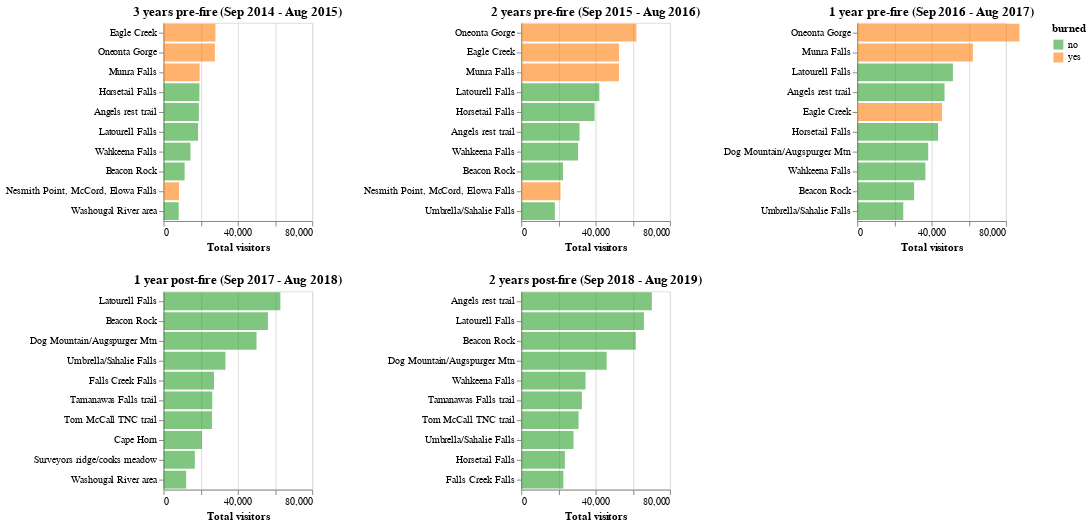

The code cell stored with this chart in its notebook:
### Markdown cell above
Static plot of trail popularity pre and post fire years

### Code cell
chart_n3 = alt.Chart(test_n3[0:10]).mark_bar(opacity=0.6).encode(
    y=alt.Y('Name:N', title = '', sort='-x'),
    x=alt.X('tot_vis:Q', title = 'Total visitors', scale=alt.Scale(domain=[0, 80000]) ),
    color = alt.Color('burned:N', scale=alt.Scale(range=colorCustom))
).properties(
    title='3 years pre-fire (Sep 2014 - Aug 2015)',
    width=150,
    height=200,
)

chart_n2 = alt.Chart(test_n2[0:10]).mark_bar(opacity=0.6).encode(
    y=alt.Y('Name:N', title = '', sort='-x'),
    x=alt.X('tot_vis:Q', title = 'Total visitors', scale=alt.Scale(domain=[0, 80000])),
    color = alt.Color('burned:N', scale=alt.Scale(range=colorCustom))
).properties(
    title='2 years pre-fire (Sep 2015 - Aug 2016)',
    width=150,
    height=200,
)

chart_n1 = alt.Chart(test_n1[0:10]).mark_bar(opacity=0.6).encode(
    y=alt.Y('Name:N', title = '', sort='-x'),
    x=alt.X('tot_vis:Q', title = 'Total visitors', scale=alt.Scale(domain=[0, 80000])),
    color = alt.Color('burned:N', scale=alt.Scale(range=colorCustom))
).properties(
    title='1 year pre-fire (Sep 2016 - Aug 2017)',
    width=150,
    height=200,
)

chart_p1 = alt.Chart(test_p1[0:10]).mark_bar(opacity=0.6).encode(
    y=alt.Y('Name:N', title = '', sort='-x'),
    x=alt.X('tot_vis:Q', title = 'Total visitors', scale=alt.Scale(domain=[0, 80000])),
    color = alt.Color('burned:N', scale=alt.Scale(range=colorCustom))
).properties(
    title='1 year post-fire (Sep 2017 - Aug 2018)',
    width=150,
    height=200,
)

chart_p2 = alt.Chart(test_p2[0:10]).mark_bar(opacity=0.6).encode(
    y=alt.Y('Name:N', title = '', sort='-x'),
    x=alt.X('tot_vis:Q', title = 'Total visitors', scale=alt.Scale(domain=[0, 80000])),
    color = alt.Color('burned:N', scale=alt.Scale(range=colorCustom))
).properties(
    title='2 years post-fire (Sep 2018 - Aug 2019)',
    width=150,
    height=200,
)


trail_popularity2 = chart_n3 & chart_p1 | chart_n2 & chart_p2| chart_n1 
trail_popularity2

### Figure 1 — Vega-Lite specification as saved in the notebook (floating-point values rounded to 4 significant figures)
{"config": {"view": {"continuousWidth": 400, "continuousHeight": 300}}, "hconcat": [{"vconcat": [{"data": {"name": "data-89dec9d43fa2bff6cdc35ade4880e4c5"}, "mark": {"type": "bar", "opacity": 0.6}, "encoding": {"color": {"field": "burned", "scale": {"range": ["#2ca02c", "#ff7f0e"]}, "type": "nominal"}, "x": {"field": "tot_vis", "scale": {"domain": [0, 80000]}, "title": "Total visitors", "type": "quantitative"}, "y": {"field": "Name", "sort": "-x", "title": "", "type": "nominal"}}, "height": 200, "title": "3 years pre-fire (Sep 2014 - Aug 2015)", "width": 150}, {"data": {"name": "data-d7c78f4c88528d4cf3cb0be4791ef061"}, "mark": {"type": "bar", "opacity": 0.6}, "encoding": {"color": {"field": "burned", "scale": {"range": ["#2ca02c", "#ff7f0e"]}, "type": "nominal"}, "x": {"field": "tot_vis", "scale": {"domain": [0, 80000]}, "title": "Total visitors", "type": "quantitative"}, "y": {"field": "Name", "sort": "-x", "title": "", "type": "nominal"}}, "height": 200, "title": "1 year post-fire (Sep 2017 - Aug 2018)", "width": 150}]}, {"vconcat": [{"data": {"name": "data-b4c3c8f3fcb725eef6c70832608a1dec"}, "mark": {"type": "bar", "opacity": 0.6}, "encoding": {"color": {"field": "burned", "scale": {"range": ["#2ca02c", "#ff7f0e"]}, "type": "nominal"}, "x": {"field": "tot_vis", "scale": {"domain": [0, 80000]}, "title": "Total visitors", "type": "quantitative"}, "y": {"field": "Name", "sort": "-x", "title": "", "type": "nominal"}}, "height": 200, "title": "2 years pre-fire (Sep 2015 - Aug 2016)", "width": 150}, {"data": {"name": "data-456f3c99342b21bea9c9e786eca8ce5c"}, "mark": {"type": "bar", "opacity": 0.6}, "encoding": {"color": {"field": "burned", "scale": {"range": ["#2ca02c", "#ff7f0e"]}, "type": "nominal"}, "x": {"field": "tot_vis", "scale": {"domain": [0, 80000]}, "title": "Total visitors", "type": "quantitative"}, "y": {"field": "Name", "sort": "-x", "title": "", "type": "nominal"}}, "height": 200, "title": "2 years post-fire (Sep 2018 - Aug 2019)", "width": 150}]}, {"data": {"name": "data-d2fd4c31e283ba44154b078c46a66ee9"}, "mark": {"type": "bar", "opacity": 0.6}, "encoding": {"color": {"field": "burned", "scale": {"range": ["#2ca02c", "#ff7f0e"]}, "type": "nominal"}, "x": {"field": "tot_vis", "scale": {"domain": [0, 80000]}, "title": "Total visitors", "type": "quantitative"}, "y": {"field": "Name", "sort": "-x", "title": "", "type": "nominal"}}, "height": 200, "title": "1 year pre-fire (Sep 2016 - Aug 2017)", "width": 150}], "$schema": "https://vega.github.io/schema/vega-lite/v4.17.0.json", "datasets": {"data-89dec9d43fa2bff6cdc35ade4880e4c5": [{"Name": "Eagle Creek", "burned": "yes", "tot_vis": 27943}, {"Name": "Oneonta Gorge", "burned": "yes", "tot_vis": 27635}, {"Name": "Munra Falls", "burned": "yes", "tot_vis": 19455}, {"Name": "Horsetail Falls", "burned": "no", "tot_vis": 19313}, {"Name": "Angels rest trail", "burned": "no", "tot_vis": 19027}, {"Name": "Latourell Falls", "burned": "no", "tot_vis": 18590}, {"Name": "Wahkeena Falls", "burned": "no", "tot_vis": 14500}, {"Name": "Beacon Rock", "burned": "no", "tot_vis": 11358}, {"Name": "Nesmith Point, McCord, Elowa Falls", "burned": "yes", "tot_vis": 8355}, {"Name": "Washougal River area", "burned": "no", "tot_vis": 8185}], "data-d7c78f4c88528d4cf3cb0be4791ef061": [{"Name": "Latourell Falls", "burned": "no", "tot_vis": 62887}, {"Name": "Beacon Rock", "burned": "no", "tot_vis": 56197}, {"Name": "Dog Mountain/Augspurger Mtn", "burned": "no", "tot_vis": 50060}, {"Name": "Umbrella/Sahalie Falls", "burned": "no", "tot_vis": 33327}, {"Name": "Falls Creek Falls", "burned": "no", "tot_vis": 27185}, {"Name": "Tamanawas Falls trail", "burned": "no", "tot_vis": 26259}, {"Name": "Tom McCall TNC trail", "burned": "no", "tot_vis": 26097}, {"Name": "Cape Horn", "burned": "no", "tot_vis": 20681}, {"Name": "Surveyors ridge/cooks meadow", "burned": "no", "tot_vis": 16848}, {"Name": "Washougal River area", "burned": "no", "tot_vis": 12193}], "data-b4c3c8f3fcb725eef6c70832608a1dec": [{"Name": "Oneonta Gorge", "burned": "yes", "tot_vis": 61939}, {"Name": "Eagle Creek", "burned": "yes", "tot_vis": 52615}, {"Name": "Munra Falls", "burned": "yes", "tot_vis": 52592}, {"Name": "Latourell Falls", "burned": "no", "tot_vis": 42027}, {"Name": "Horsetail Falls", "burned": "no", "tot_vis": 39462}, {"Name": "Angels rest trail", "burned": "no", "tot_vis": 31366}, {"Name": "Wahkeena Falls", "burned": "no", "tot_vis": 30523}, {"Name": "Beacon Rock", "burned": "no", "tot_vis": 22464}, {"Name": "Nesmith Point, McCord, Elowa Falls", "burned": "yes", "tot_vis": 21117}, {"Name": "Umbrella/Sahalie Falls", "burned": "no", "tot_vis": 18086}], "data-456f3c99342b21bea9c9e786eca8ce5c": [{"Name": "Angels rest trail", "burned": "no", "tot_vis": 70270}, {"Name": "Latourell Falls", "burned": "no", "tot_vis": 66026}, {"Name": "Beacon Rock", "burned": "no", "tot_vis": 61610}, {"Name": "Dog Mountain/Augspurger Mtn", "burned": "no", "tot_vis": 45977}, {"Name": "Wahkeena Falls", "burned": "no", "tot_vis": 34590}, {"Name": "Tamanawas Falls trail", "burned": "no", "tot_vis": 32614}, {"Name": "Tom McCall TNC trail", "burned": "no", "tot_vis": 30829}, {"Name": "Umbrella/Sahalie Falls", "burned": "no", "tot_vis": 28127}, {"Name": "Horsetail Falls", "burned": "no", "tot_vis": 23469}, {"Name": "Falls Creek Falls", "burned": "no", "tot_vis": 22681}], "data-d2fd4c31e283ba44154b078c46a66ee9": [{"Name": "Oneonta Gorge", "burned": "yes", "tot_vis": 87331}, {"Name": "Munra Falls", "burned": "yes", "tot_vis": 62278}, {"Name": "Latourell Falls", "burned": "no", "tot_vis": 51498}, {"Name": "Angels rest trail", "burned": "no", "tot_vis": 47006}, {"Name": "Eagle Creek", "burned": "yes", "tot_vis": 45701}, {"Name": "Horsetail Falls", "burned": "no", "tot_vis": 43475}, {"Name": "Dog Mountain/Augspurger Mtn", "burned": "no", "tot_vis": 38192}, {"Name": "Wahkeena Falls", "burned": "no", "tot_vis": 36710}, {"Name": "Beacon Rock", "burned": "no", "tot_vis": 30620}, {"Name": "Umbrella/Sahalie Falls", "burned": "no", "tot_vis": 24784}]}}
